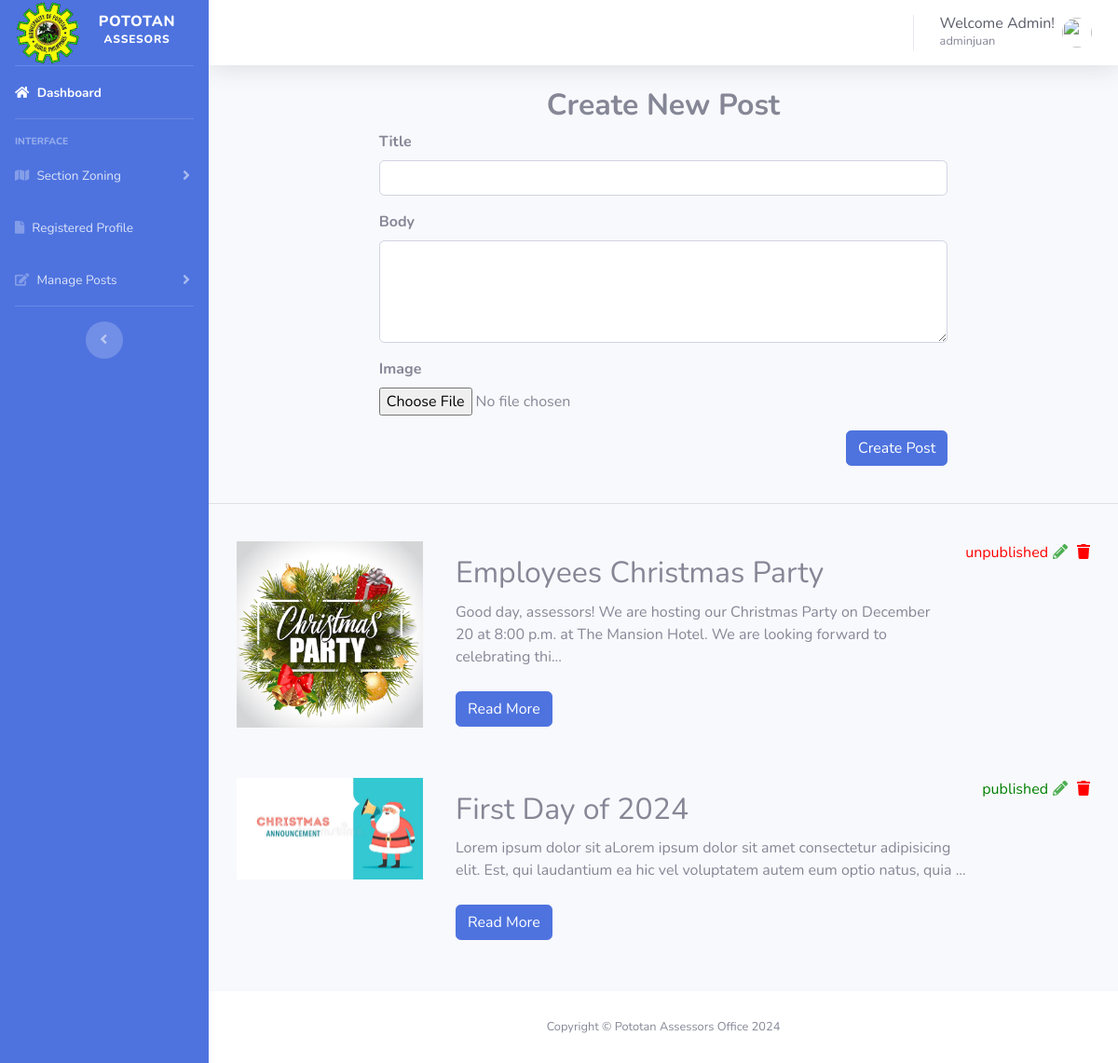
Page /post.php (signed in) on the committed database.
### tables this page shows
CREATE TABLE `posts` (
  `id` int(11) NOT NULL,
  `title` varchar(255) NOT NULL,
  `body` text NOT NULL,
  `image_path` varchar(255) DEFAULT NULL,
  `created_at` timestamp NOT NULL DEFAULT current_timestamp(),
  `updated_at` timestamp NOT NULL DEFAULT current_timestamp() ON UPDATE current_timestamp(),
  `visible` tinyint(1) NOT NULL DEFAULT 1 COMMENT '1 = yes, 0 = no '
);

### post.php (the view, shortened to what this page needs)
<?php
include('includes/header.php');
include('includes/navbar.php');
?>
<div class="container">
    <div class="row justify-content-center">
        <div class="col-md-8">
        <h2 class="text-center font-weight-bold">Create New Post</h2>
            <form action="create_post.php" method="post" enctype="multipart/form-data">
                <div class="form-group font-weight-bold">
                    <label for="title">Title</label>
                    <input type="text" class="form-control" name="title" required>
                </div>
                <div class="form-group font-weight-bold">
                    <label for="body">Body</label>
                    <textarea class="form-control" name="body" rows="4" required></textarea>
                </div>
                <div class="form-group font-weight-bold">
                    <label for="image">Image</label>
                    <input type="file" class="form-control-file" name="image">
                </div>
                <button type="submit" class="btn btn-primary float-right">Create Post</button>
            </form>
        </div>
    </div>
</div>
    <br>
<hr>
<br>
<?php
$sql = "SELECT * FROM posts";
$result = mysqli_query($connection, $sql);
if (mysqli_num_rows($result) > 0) {
    while ($row = mysqli_fetch_assoc($result)) {
        echo '<div class="post-container">';
        if (!empty($row['image_path'])) {
            echo '<div class="post-image" style="margin-left: 30px;">';
            echo '<img src="' . $row['image_path'] . '" alt="Post Image" class="img-fluid">';
            echo '</div>';
        }
        echo '<div class="post-content" style="margin-bottom: 20px; padding: 15px; radius: 8px;" >';
        echo '<h2 style="margin-bottom: 10px;">' . $row['title'] . '</h2>';
        echo '<p style="margin-bottom: 15px;">' . substr($row['body'], 0, 150) . '...</p>';
        echo '<a href="view_post.php?id=' . $row['id'] . '" class="btn btn-primary read-more-button">Read More</a>';
        echo '</div>';
        echo '<span id="visibility-text-' . $row['id'] . '" class="visibility-text ';
        echo ($row['visible'] == 1) ? 'published-text" onclick="toggleVisibility(' . $row['id'] . '); return false;">' : 'unpublished-text" onclick="toggleVisibility(' . $row['id'] . '); return false;">';
        echo ($row['visible'] == 1) ? 'published' : 'unpublished';
        echo '</span>';
        echo '<a href="edit_post.php?id=' . $row['id'] . '" class="edit-button" style="margin-right: 10px;"><i class="fas fa-pencil-alt"></i></a>';
        echo '<a href="code.php?id=' . $row['id'] . '" class="delete-button" style="margin-right: 30px;"><i class="fas fa-trash"></i></a>';
        echo '</div>';
    }
} else {
    echo '<p>No posts available.</p>';
}
?>
</div>
<?php
include('includes/footer.php');
?>

### post.php (style rules this page uses)
.post-container { display: flex; align-items: flex-start; margin-bottom: 20px; }
.post-image { max-width: 200px; margin-right: 20px; }
.post-content { flex: 1; }
.read-more-button { margin-top: 10px; }
.edit-button { color: #4CAF50; margin-right: 10px; }
.delete-button { color: #FF0000; }
.visibility-text { margin-right: 5px; cursor: pointer; }
.published-text { color: green; }
.unpublished-text { color: red; }

### rows in the picture
posts: image_path (picture), title "Employees Christmas Party", body "Good day, assessors! We are hosting our Christmas Party on December 20 at 8:00 p.m. at The Mansion Hotel. We are looking forward to celebrating thi", visible "unpublished"
posts: image_path (picture), title "First Day of 2024", body "Lorem ipsum dolor sit aLorem ipsum dolor sit amet consectetur adipisicing elit. Est, qui laudantium ea hic vel voluptatem autem eum optio natus, quia", visible "published"

### other values in the picture
$_SESSION['username'] "adminjuan"
